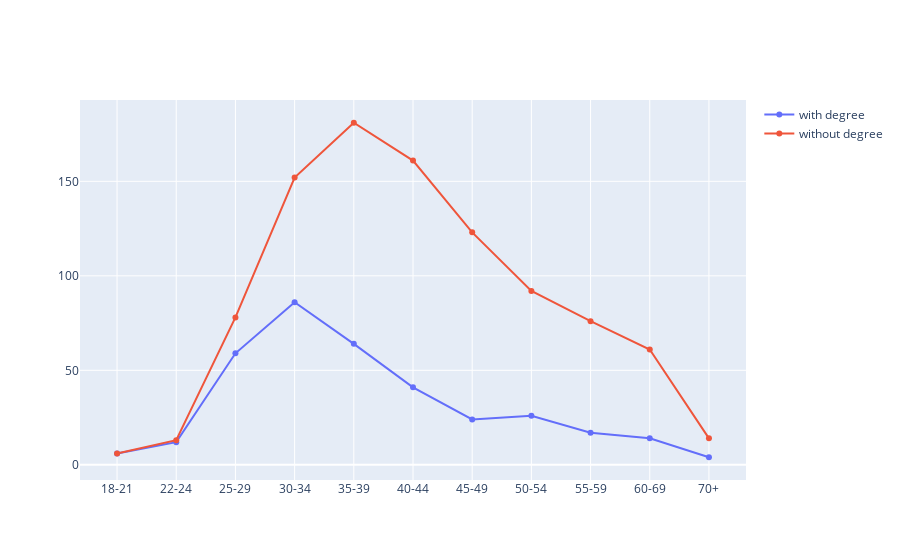

Notebook code for this chart:
### Code cell
fig2 = go.Figure()
fig3 = fig2.add_trace(go.Scatter(
    x=avg_salary_with_degree.age,
    y=avg_salary_with_degree.Num_People,
    name = 'with degree', 
    connectgaps=True
))
fig3.add_trace(go.Scatter(
    x=avg_salary_without_degree.age,
    y=avg_salary_without_degree.Num_People,
    name='without degree',
))

### Figure 1 — Plotly figure (JSON) as saved in the notebook; plotly's stock layout.template omitted (floating-point values rounded to 4 significant figures)
{"data": [{"connectgaps": true, "name": "with degree", "type": "scatter", "x": ["18-21", "22-24", "25-29", "30-34", "35-39", "40-44", "45-49", "50-54", "55-59", "60-69", "70+"], "y": [6, 12, 59, 86, 64, 41, 24, 26, 17, 14, 4]}, {"name": "without degree", "type": "scatter", "x": ["18-21", "22-24", "25-29", "30-34", "35-39", "40-44", "45-49", "50-54", "55-59", "60-69", "70+"], "y": [6, 13, 78, 152, 181, 161, 123, 92, 76, 61, 14]}], "layout": {}}
